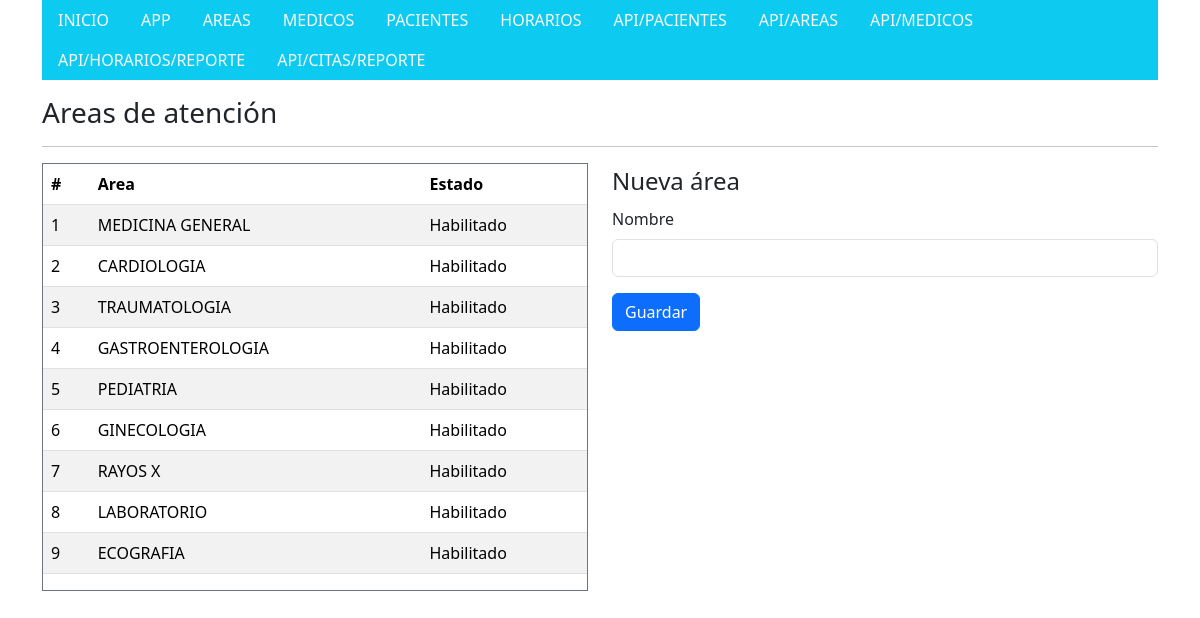
The app's page /reservas/areas/ with its own data.
### reservas/models.py (models this page shows, shortened)
class Area(models.Model):
    nombre = models.CharField(max_length=100, unique=True, validators=[validar_letras, validar_mayusculas])
    estado = models.BooleanField(default=True)
    class Meta:
        verbose_name = "area"
        verbose_name_plural = "areas"
        db_table = "areas"

### reservas/views.py (the view)
# urls.py: path('areas/', views.areas, name='areas'),
def areas(request):
    if request.method == 'POST':
        post_nombre = request.POST.get("nombre")
        if post_nombre:
            q = Area(nombre=post_nombre)
            q.save()
        items = Area.objects.all()
        return render(request, 'areas.html' , {"areas": items, "mensaje":"Registro creado correctamente"})
    else:
        items = Area.objects.all()
        return render(request, "areas.html", {"areas": items})

### reservas/templates/areas.html (shortened to what this page needs)
{% extends 'principal.html' %}
{% block content %}
<div class="mt-3"><h3>Areas de atención</h3><hr></div>
<div class="row align-items-start">
    <div class="col">
        <div class="border border-secondary">
            <table class="table table-striped">
                <thead>
              <tr>
                <th scope="col">#</th>
                <th scope="col">Area</th>
                <th scope="col">Estado</th>
              </tr>
            </thead>
            <tbody>
              {% for area in areas %}
            <tr>
                <td>{{ forloop.counter }}</td>
                <td>{{ area.nombre }}</td>
                <td>{% if area.estado %}Habilitado{% else %}Deshabilitado{% endif %}</td>
            </tr>
                {% endfor %}
            </tbody>
           </table>
        </div>
    </div>
    <div class="col">
      <form action="" method="post">
        <fieldset>
          <legend>Nueva área</legend>
          <div class="mb-3">
            <label for="nombre" class="form-label">Nombre</label>
            <input type="text" class="form-control" name="nombre">
          </div>
          <button type="submit" class="btn btn-primary">Guardar</button>
        </fieldset>
      </form>
    </div>
  </div>
{% endblock %}

### reservas/templates/principal.html (shortened to what this page needs)
{% load static %}
<!DOCTYPE html>
<html>
<head>
  {% load bootstrap5 %}
  {% bootstrap_css %}
  <link rel="stylesheet" type="text/css" href="{% static 'css/styles.css' %}">
</head>
<body>
<div class="container-xl">
  <ul class="nav bg-info">
    <li class="nav-item">
      <a class="nav-link link-light" href="/">INICIO</a>
    </li>
    <li class="nav-item">
      <a class="nav-link link-light" href="/reservas/app">APP</a>
    </li>
    <li class="nav-item">
      <a class="nav-link link-light" href="/reservas/areas">AREAS</a>
    </li>
    <li class="nav-item">
      <a class="nav-link link-light" href="/reservas/medicos">MEDICOS</a>
    </li>
    <li class="nav-item">
      <a class="nav-link link-light" href="/reservas/pacientes">PACIENTES</a>
    </li>
    <li class="nav-item">
      <a class="nav-link link-light" href="/reservas/horarios">HORARIOS</a>
    </li>
    <li class="nav-item">
      <a class="nav-link link-light" href="/reservas/api/pacientes">API/PACIENTES</a>
    </li>
    <li class="nav-item">
      <a class="nav-link link-light" href="/reservas/api/areas">API/AREAS</a>
    </li>
    <li class="nav-item">
      <a class="nav-link link-light" href="/reservas/api/medicos/listar">API/MEDICOS</a>
    </li>
    <li class="nav-item">
      <a class="nav-link link-light" href="/reservas/api/horarios/reporte">API/HORARIOS/REPORTE</a>
    </li>
    <li class="nav-item">
      <a class="nav-link link-light" href="/reservas/api/citas/reporte">API/CITAS/REPORTE</a>
    </li>
</ul>
  {% block content %}{% endblock %}
</div>
</body>
</html>

### reservas/static/css/styles.css (style rules this page uses)
.tbl-Paciente th, td { text-align: left; }

### records on screen
Area: nombre "MEDICINA GENERAL", estado "Habilitado"
Area: nombre "CARDIOLOGIA", estado "Habilitado"
Area: nombre "TRAUMATOLOGIA", estado "Habilitado"
Area: nombre "GASTROENTEROLOGIA", estado "Habilitado"
Area: nombre "PEDIATRIA", estado "Habilitado"
Area: nombre "GINECOLOGIA", estado "Habilitado"
Area: nombre "RAYOS X", estado "Habilitado"
Area: nombre "LABORATORIO", estado "Habilitado"
Area: nombre "ECOGRAFIA", estado "Habilitado"
